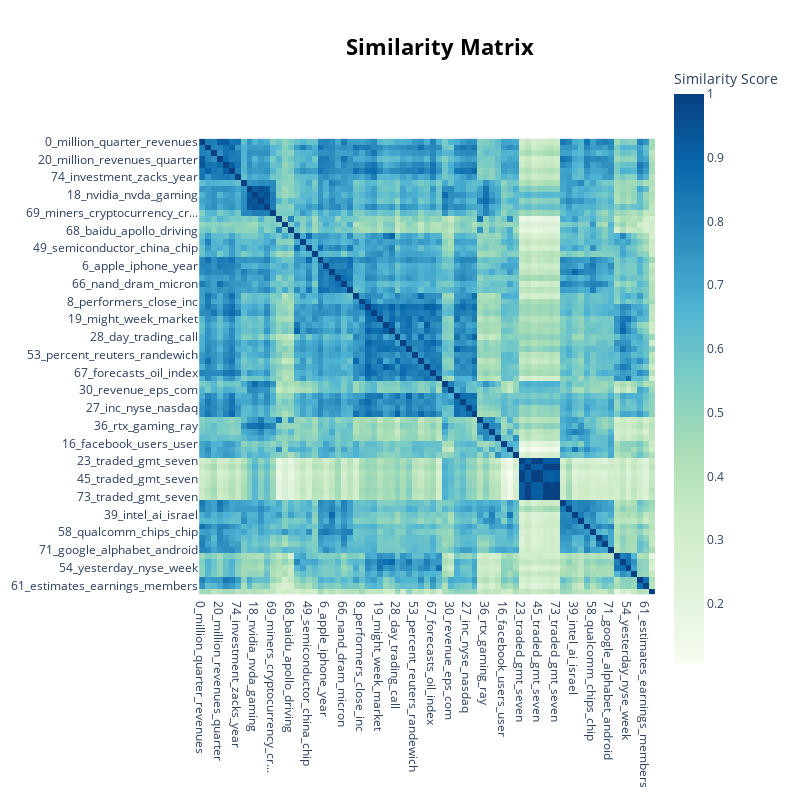

Source (notebook cell):
### Code cell
bert_topic.visualize_heatmap(n_clusters=15)

### Figure 1 — Plotly figure (JSON) as saved in the notebook; plotly's stock layout.template omitted (floating-point values rounded to 4 significant figures; data arrays with more than 128 entries replaced by an {"elided": "..."} marker saying what was removed)
{"data": [{"coloraxis": "coloraxis", "hovertemplate": "x: %{x}<br>y: %{y}<br>Similarity Score: %{z}<extra></extra>", "name": "0", "type": "heatmap", "x": ["0_million_quarter_revenues", "10_tech_etf_fang", "17_analyst_zacks_reports", "20_million_revenues_quarter", "41_estimize_quarter_earnings", "44_earnings_shares_years", "74_investment_zacks_year", "1_amd_graphics_radeon", "12_gaming_quarter_year", "18_nvidia_nvda_gaming", "38_nvidia_revenue_billion", "47_nvidia_center_micron", "69_miners_cryptocurrency_cr...", "2_driving_self_autonomous", "43_qualcomm_commission_pate...", "68_baidu_apollo_driving", "3_china_chinese_trade", "13_bitcoin_blockchain_crypt...", "49_semiconductor_china_chip", "60_coronavirus_virus_might", "4_semiconductor_earnings_etf", "6_apple_iphone_year", "29_intel_swan_chips", "32_micron_mu_dram", "66_nand_dram_micron", "76_tsmc_smartphone_taiwan", "5_tracey_podcast_value", "8_performers_close_inc", "11_nyse_dow_closed", "14_walmart_might_wmt", "19_might_week_market", "22_futures_et_points", "24_trade_china_trump", "28_day_trading_call", "31_oil_crude_prices", "33_resistance_around_level", "53_percent_reuters_randewich", "62_market_week_good", "63_futures_et_points", "67_forecasts_oil_index", "75_percent_bernanke_fed", "7_target_nvidia_rating", "30_revenue_eps_com", "9_resistance_roku_towards", "21_stock_nasdaq_investing", "27_inc_nyse_nasdaq", "48_trader_today_editor", "15_driving_self_autonomous", "36_rtx_gaming_ray", "51_cloud_instances_ai", "65_games_stadia_game", "16_facebook_users_user", "37_ai_robotics_ml", "70_esports_game_activision", "23_traded_gmt_seven", "26_traded_gmt_seven", "40_traded_gmt_seven", "45_traded_gmt_seven", "50_traded_gmt_seven", "52_traded_gmt_seven", "73_traded_gmt_seven", "25_cadence_design_ansys", "35_mellanox_ethernet_marvell", "39_intel_ai_israel", "55_hp_intel_dell", "56_microsoft_google_azure", "58_qualcomm_chips_chip", "59_western_digital_storage", "64_storage_pure_flashblade", "71_google_alphabet_android", "34_us_targets_scenario", "46_percent_dollar_yield", "54_yesterday_nyse_week", "57_rallied_australian_climbed", "42_earnings_greater_growth", "61_estimates_earnings_members", "72_losers_ndls_read"], "xaxis": "x", "y": ["0_million_quarter_revenues", "10_tech_etf_fang", "17_analyst_zacks_reports", "20_million_revenues_quarter", "41_estimize_quarter_earnings", "44_earnings_shares_years", "74_investment_zacks_year", "1_amd_graphics_radeon", "12_gaming_quarter_year", "18_nvidia_nvda_gaming", "38_nvidia_revenue_billion", "47_nvidia_center_micron", "69_miners_cryptocurrency_cr...", "2_driving_self_autonomous", "43_qualcomm_commission_pate...", "68_baidu_apollo_driving", "3_china_chinese_trade", "13_bitcoin_blockchain_crypt...", "49_semiconductor_china_chip", "60_coronavirus_virus_might", "4_semiconductor_earnings_etf", "6_apple_iphone_year", "29_intel_swan_chips", "32_micron_mu_dram", "66_nand_dram_micron", "76_tsmc_smartphone_taiwan", "5_tracey_podcast_value", "8_performers_close_inc", "11_nyse_dow_closed", "14_walmart_might_wmt", "19_might_week_market", "22_futures_et_points", "24_trade_china_trump", "28_day_trading_call", "31_oil_crude_prices", "33_resistance_around_level", "53_percent_reuters_randewich", "62_market_week_good", "63_futures_et_points", "67_forecasts_oil_index", "75_percent_bernanke_fed", "7_target_nvidia_rating", "30_revenue_eps_com", "9_resistance_roku_towards", "21_stock_nasdaq_investing", "27_inc_nyse_nasdaq", "48_trader_today_editor", "15_driving_self_autonomous", "36_rtx_gaming_ray", "51_cloud_instances_ai", "65_games_stadia_game", "16_facebook_users_user", "37_ai_robotics_ml", "70_esports_game_activision", "23_traded_gmt_seven", "26_traded_gmt_seven", "40_traded_gmt_seven", "45_traded_gmt_seven", "50_traded_gmt_seven", "52_traded_gmt_seven", "73_traded_gmt_seven", "25_cadence_design_ansys", "35_mellanox_ethernet_marvell", "39_intel_ai_israel", "55_hp_intel_dell", "56_microsoft_google_azure", "58_qualcomm_chips_chip", "59_western_digital_storage", "64_storage_pure_flashblade", "71_google_alphabet_android", "34_us_targets_scenario", "46_percent_dollar_yield", "54_yesterday_nyse_week", "57_rallied_australian_climbed", "42_earnings_greater_growth", "61_estimates_earnings_members", "72_losers_ndls_read"], "yaxis": "y", "z": {"elided": "77x77 float values"}}], "layout": {"coloraxis": {"colorbar": {"title": {"text": "Similarity Score"}}, "colorscale": [[0, "rgb(247,252,240)"], [0.125, "rgb(224,243,219)"], [0.25, "rgb(204,235,197)"], [0.375, "rgb(168,221,181)"], [0.5, "rgb(123,204,196)"], [0.625, "rgb(78,179,211)"], [0.75, "rgb(43,140,190)"], [0.875, "rgb(8,104,172)"], [1, "rgb(8,64,129)"]]}, "height": 800, "hoverlabel": {"bgcolor": "white", "font": {"family": "Rockwell", "size": 16}}, "legend": {"title": {"text": "Trend"}}, "margin": {"t": 60}, "showlegend": true, "title": {"font": {"color": "Black", "size": 22}, "text": "<b>Similarity Matrix</b>", "x": 0.55, "xanchor": "center", "y": 0.95, "yanchor": "top"}, "width": 800, "xaxis": {"anchor": "y", "constrain": "domain", "domain": [0, 1], "scaleanchor": "y"}, "yaxis": {"anchor": "x", "autorange": "reversed", "constrain": "domain", "domain": [0, 1]}}}
